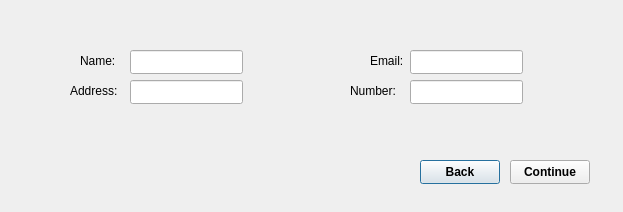
<?xml version="1.0" encoding="UTF-8"?>
<ui version="4.0">
 <class>RegistrationWindow</class>
 <widget class="QDialog" name="RegistrationWindow">
  <property name="geometry">
   <rect>
    <x>0</x>
    <y>0</y>
    <width>623</width>
    <height>212</height>
   </rect>
  </property>
  <property name="windowTitle">
   <string>Dialog</string>
  </property>
  <widget class="QLabel" name="name_label">
   <property name="geometry">
    <rect>
     <x>80</x>
     <y>50</y>
     <width>41</width>
     <height>21</height>
    </rect>
   </property>
   <property name="text">
    <string>Name:</string>
   </property>
  </widget>
  <widget class="QLabel" name="address_label">
   <property name="geometry">
    <rect>
     <x>70</x>
     <y>80</y>
     <width>58</width>
     <height>21</height>
    </rect>
   </property>
   <property name="text">
    <string>Address:</string>
   </property>
  </widget>
  <widget class="QLabel" name="email_label">
   <property name="geometry">
    <rect>
     <x>370</x>
     <y>50</y>
     <width>41</width>
     <height>21</height>
    </rect>
   </property>
   <property name="text">
    <string>Email:</string>
   </property>
  </widget>
  <widget class="QLabel" name="number_label">
   <property name="geometry">
    <rect>
     <x>350</x>
     <y>80</y>
     <width>58</width>
     <height>21</height>
    </rect>
   </property>
   <property name="text">
    <string>Number:</string>
   </property>
  </widget>
  <widget class="QLineEdit" name="name_lineEdit">
   <property name="geometry">
    <rect>
     <x>130</x>
     <y>50</y>
     <width>113</width>
     <height>24</height>
    </rect>
   </property>
  </widget>
  <widget class="QLineEdit" name="address_lineEdit">
   <property name="geometry">
    <rect>
     <x>130</x>
     <y>80</y>
     <width>113</width>
     <height>24</height>
    </rect>
   </property>
  </widget>
  <widget class="QLineEdit" name="email_lineEdit">
   <property name="geometry">
    <rect>
     <x>410</x>
     <y>50</y>
     <width>113</width>
     <height>24</height>
    </rect>
   </property>
  </widget>
  <widget class="QLineEdit" name="number_lineEdit">
   <property name="geometry">
    <rect>
     <x>410</x>
     <y>80</y>
     <width>113</width>
     <height>24</height>
    </rect>
   </property>
  </widget>
  <widget class="QPushButton" name="back_pushButton">
   <property name="geometry">
    <rect>
     <x>420</x>
     <y>160</y>
     <width>80</width>
     <height>24</height>
    </rect>
   </property>
   <property name="font">
    <font>
     <bold>true</bold>
    </font>
   </property>
   <property name="text">
    <string>Back</string>
   </property>
  </widget>
  <widget class="QPushButton" name="continue_pushButton">
   <property name="geometry">
    <rect>
     <x>510</x>
     <y>160</y>
     <width>80</width>
     <height>24</height>
    </rect>
   </property>
   <property name="font">
    <font>
     <bold>true</bold>
    </font>
   </property>
   <property name="text">
    <string>Continue</string>
   </property>
  </widget>
 </widget>
 <resources/>
 <connections/>
</ui>
